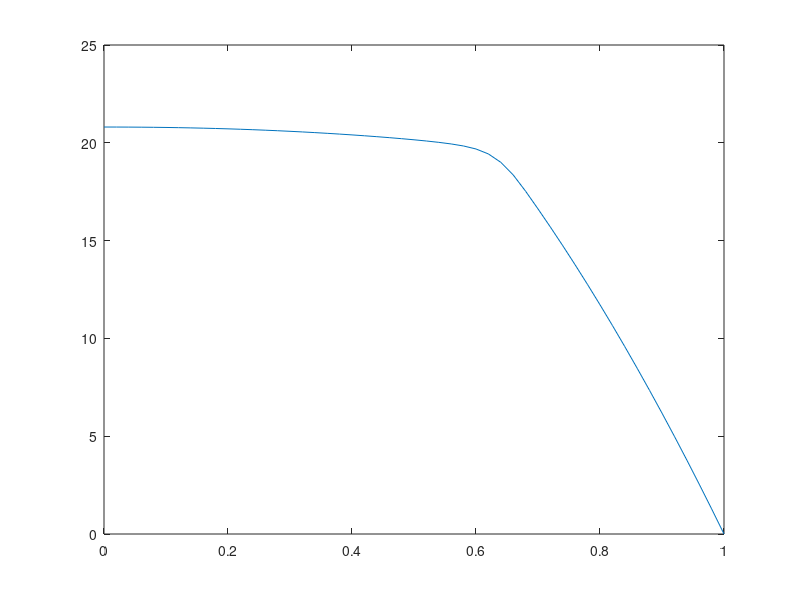

Write MATLAB code to recreate this figure.
clf;
clear;
% Model parameters
% From paper
n = 20;  % Power law index
H_min = 0.0;  % Minimum hematocrit
H_t = 0.25;  % Tube hematorcrit
% Arbitrary
R1 = 20.0;  % Vessel radius
R2 = 0.7 * R1;  % RBC core radius
lambda = R2 / R1;  % Core thickness
h = 0.2 * R1;  % Minimum gap width
delta = h / R1;  % Dimensionless peripheral layer thickness
d = 0.0 * R1;  % Distance between two centers
epsilon = d / R1;  % Eccentricity

% Only axisymmetric
H_max = H_min + (H_t - H_min) * (n + 1) * (n + 2) / (n - 1) / (n - 2) /...
    lambda ^ 2;

if epsilon > 1 - lambda, error('Eccentricity too high'); end

nn = 101;  % Number of nodes in each direction
grid_vector = linspace(-1, 1, nn);  % -1 and 1 are normalized values
[x, z] = meshgrid(grid_vector);
r = sqrt(x.^2 + z.^2);  % Radial coordinates
H = ones(nn, nn) .* H_min;  % Hematrocrit distribution

for ii = 1 : nn
  for jj = 1 : nn
    if r(ii, jj) ~= 0
      rho = sqrt(epsilon^2 + r(ii, jj)^2 + 2 * r(ii, jj) * epsilon *...
          z(ii, jj) / r(ii, jj));
    else
      rho = sqrt(epsilon^2 + r(ii, jj)^2);
    end
    %% Non-Axisymmetric hematocrit distribution
    if rho < lambda
      rl = rho / lambda;  % For convenience
      H(ii, jj) = H_max - (H_max - H_min) * (0.5 * n * (n - 1) * rl^(n - 2) -...
          n * (n - 2) * rl^(n - 1) + 0.5 * (n - 1) * (n - 2) * rl^n);
    end
    %% Axisymmetric hematocrit distribution
    % if r(ii, jj) < 1 - delta
    %   H(ii, jj) = H_max - (H_max - H_min) * (0.5 * n * (n - 1) * (r(ii, jj) /...
    %   lambda)^(n - 2) - n * (n - 2) * (r(ii, jj) / lambda)^(n - 1) + 0.5 *...
    %   (n - 1) * (n - 2) * (r(ii, jj) / lambda) ^ n);
    % end
  end
end

% Parameters for RK4
fmin = -100;
fmax = 0;
tau_wm = 1.4;  % dyne / cm^2, Characteristic wall shear stress
mu_p = 1.3;
% P_g = 2 * tau_wm * 1e-5 * 1e8 / R1;
P_g = 4;
I_e = 1.0;  % *
gamma_s = 1.0;  % *
% Model
k_0 = 0.275363 + 2 ./ (0.100158 + H);
k_inf = exp(1.3435 + H .* (-2.803 + H .* (2.711 - 0.6479 .* H)));
gamma_c = exp(-6.1508 + H .* (27.923 + H .* (-25.6 + 3.697 .* H)));

% k = (k_0 + k_inf .* sqrt(I_e ./ gamma_c)) ./ (1 + sqrt(I_e ./ gamma_c));  % *
% mu = mu_p ./ (1 - 0.5 .* k .* H) .^ 2;  % *
% tau_w = 8 .* mu .* gamma_s;  % *
mu_inf = mu_p ./ (1 - 0.5 .* k_inf .* H) .^ 2;
mu_inf_m = max(max(mu_inf));
Lambda = gamma_c .* ((1 - 0.5 .* k_0 .* H) ./ (1 - 0.5 .* k_inf .* H)) .^ 2;
tau_0 = mu_p .* gamma_c .* (0.5 .* H .* (k_0 - k_inf)) .^ 2 ./ (1 - 0.5 .*...
    k_inf .* H) .^ 4;
% alpha = (sqrt(tau_0) + sqrt(mu_inf .* Lambda)) ./ sqrt(lambda .* tau_w);
q = (sqrt(tau_0) - sqrt(mu_inf .* Lambda)) ./ (sqrt(tau_0) + sqrt(mu_inf .*...
    Lambda));
% C_r = sqrt(r - 2 .* alpha .* q .* sqrt(r) + alpha .^ 2);

% Allocate memory
k = zeros(nn, nn);
mu = zeros(nn, nn);
tau_w = zeros(nn, nn);
alpha = zeros(nn, nn);
gamma_dot = zeros(nn, nn);
% for ii = 1 : nn
%   for jj = 1 : nn
%     k_0_i = k_0(ii, jj);
%     k_inf_i = k_inf(ii, jj);
%     gamma_c_i = gamma_c(ii, jj);
%     H_i = H(ii, jj);
%     tau_0_i = tau_0(ii, jj);
%     mu_inf_i = mu_inf(ii, jj);
%     Lambda_i = Lambda(ii, jj);
%     q_i = q(ii, jj);
%     r_i = r(ii, jj);
%     k_i = @(sr) (k_0_i + k_inf_i * sqrt(-0.25 * sr / gamma_c_i)) / (1 +...
%         sqrt(-0.25 * sr / gamma_c_i));  % *
%     mu_i = @(sr) mu_p / (1 - 0.5 * k_i(sr) * H_i) ^ 2;  % *
%     tau_w_i = @(sr) 8 * mu_i(sr) * gamma_s;  % *
%     alpha_i = @(sr) (sqrt(tau_0_i) + sqrt(mu_inf_i * Lambda_i)) /...
%         sqrt(lambda * tau_w_i(sr));
%     C_r_i = @(sr) sqrt(r_i - 2 * alpha_i(sr) * q_i * sqrt(r_i) +...
%         alpha_i(sr) ^ 2);
%     dvdr = @(sr) P_g * R1 / 4 / mu_inf_i * (r_i - alpha_i(sr) *...
%         (1 + q_i) * sqrt(r_i) + alpha_i(sr)^2 + (sqrt(r_i) - alpha_i(sr)) *...
%         C_r_i(sr)) + sr;
%     shear_rate = fzero(dvdr, [-100 0]);
%     k(ii, jj) = k_i(shear_rate);
%     mu(ii, jj) = mu_i(shear_rate);
%     tau_w(ii, jj) = tau_w_i(shear_rate);
%     alpha(ii, jj) = alpha_i(shear_rate);
%     gamma_dot(ii, jj) = shear_rate;
%   end
% end
C_r = sqrt(r - 2 .* alpha .* q .* sqrt(r) + alpha .^ 2);
% Arbitrary
h = 0.02;
R = 0 : h : 1;
incr = 1;
v = zeros(1, numel(R));
% for ii = numel(R) - 1 : -1 : 1
%   x_i = 51;
%   z_i = x_i + ii;
%   % Reverse sign when going from R1 to 0
%   mu_inf_i = mu_inf(z_i, x_i);
%   r_i = r(z_i, x_i);
%   alpha_i = alpha(z_i, x_i);
%   q_i = q(z_i, x_i);
%   C_r_i = C_r(z_i, x_i);
%   dvdr = @(r_i, x) P_g * R1 / 4 / mu_inf_i * (r_i - alpha_i * (1 + q_i) *...
%       sqrt(r_i) + alpha_i^2 + (sqrt(r_i) - alpha_i) * C_r_i);
%   k1 = h * dvdr(R(ii + incr), v(ii + incr));
%   k2 = h * dvdr(R(ii + incr) + h / 2, v(ii + incr) + k1 / 2);
%   k3 = h * dvdr(R(ii + incr) + h / 2, v(ii + incr) + k2 / 2);
%   k4 = h * dvdr(R(ii + incr) + h, v(ii + incr) + k3);
%   v(ii) = v(ii + incr) + (k1 + 2 * k2 + 2 * k3 + k4) / 6;
% end
for ii = numel(R) - 1 : -1 : 1
  x_i = 51;
  z_i = x_i + ii;
  % Model Parameters
  k_0_i = k_0(z_i, x_i);
  k_inf_i = k_inf(z_i, x_i);
  gamma_c_i = gamma_c(z_i, x_i);
  H_i = H(z_i, x_i);
  tau_0_i = tau_0(z_i, x_i);
  mu_inf_i = mu_inf(z_i, x_i);
  Lambda_i = Lambda(z_i, x_i);
  q_i = q(z_i, x_i);
  r_i = r(z_i, x_i);
  k_i = @(sr) (k_0_i + k_inf_i * sqrt(-0.25 * sr / gamma_c_i)) / (1 +...
      sqrt(-0.25 * sr / gamma_c_i));  % *
  mu_i = @(sr) mu_p / (1 - 0.5 * k_i(sr) * H_i) ^ 2;  % *
  tau_w_i = @(sr) 8 * mu_i(sr) * gamma_s;  % *
  alpha_i = @(sr) (sqrt(tau_0_i) + sqrt(mu_inf_i * Lambda_i)) /...
      sqrt(lambda * tau_w_i(sr));
  C_r_i = @(sr) sqrt(r_i - 2 * alpha_i(sr) * q_i * sqrt(r_i) +...
      alpha_i(sr) ^ 2);
  % Reverse sign when going from R1 to 0
  r1 = R(ii + incr);
  r2 = R(ii + incr) + h / 2;
  r3 = R(ii + incr) + h / 2;
  r4 = R(ii + incr) + h;
  dvdr1 = @(sr) P_g * R1 / 4 / mu_inf_i * (r1 - alpha_i(sr) * (1 + q_i) *...
      sqrt(r1) + alpha_i(sr)^2 + (sqrt(r1) - alpha_i(sr)) * C_r_i(sr)) + sr;
  dvdr2 = @(sr) P_g * R1 / 4 / mu_inf_i * (r2 - alpha_i(sr) * (1 + q_i) *...
      sqrt(r2) + alpha_i(sr)^2 + (sqrt(r2) - alpha_i(sr)) * C_r_i(sr)) + sr;
  dvdr3 = @(sr) P_g * R1 / 4 / mu_inf_i * (r3 - alpha_i(sr) * (1 + q_i) *...
      sqrt(r3) + alpha_i(sr)^2 + (sqrt(r3) - alpha_i(sr)) * C_r_i(sr)) + sr;
  dvdr4 = @(sr) P_g * R1 / 4 / mu_inf_i * (r4 - alpha_i(sr) * (1 + q_i) *...
      sqrt(r4) + alpha_i(sr)^2 + (sqrt(r4) - alpha_i(sr)) * C_r_i(sr)) + sr;
  k1 = -h * fzero(dvdr1, [fmin fmax]);
  k2 = -h * fzero(dvdr2, [fmin fmax]);
  k3 = -h * fzero(dvdr3, [fmin fmax]);
  k4 = -h * fzero(dvdr4, [fmin fmax]);
  v(ii) = v(ii + incr) + (k1 + 2 * k2 + 2 * k3 + k4) / 6;
end

plot(R, v * tau_wm * R1 / 2 / mu_inf_m);
% plot_y = 4;
% plot_x = 4;
% subplot(plot_y, plot_x, 1);
% mesh(x, z, H);
% xlabel('x');
% ylabel('z');
% zlabel('H');
% zlim([0 0.8]);
% title('H');
% subplot(plot_y, plot_x, 2);
% mesh(x, z, k_0);
% title('k_0');
% subplot(plot_y, plot_x, 3);
% mesh(x, z, k_inf);
% title('k_\infty');
% subplot(plot_y, plot_x, 4);
% mesh(x, z, gamma_c);
% title('\gamma_c');
% subplot(plot_y, plot_x, 5);
% mesh(x, z, mu_inf);
% title('\mu_\infty');
% subplot(plot_y, plot_x, 6);
% mesh(x, z, Lambda);
% title('\Lambda');
% subplot(plot_y, plot_x, 7);
% mesh(x, z, tau_0);
% title('\tau_0');
% subplot(plot_y, plot_x, 8);
% mesh(x, z, alpha);
% title('\alpha *');
% subplot(plot_y, plot_x, 9);
% mesh(x, z, q);
% title('q');
% subplot(plot_y, plot_x, 10);
% mesh(x, z, C_r);
% title('C_r');
% subplot(plot_y, plot_x, 11);
% mesh(x, z, k);
% title('k');
% subplot(plot_y, plot_x, 12);
% mesh(x, z, mu);
% title('\mu');
% subplot(plot_y, plot_x, 13);
% mesh(x, z, tau_w);
% title('\tau_w');
% subplot(plot_y, plot_x, 14);
% mesh(x, z, gamma_dot);
% title('\gamma');
